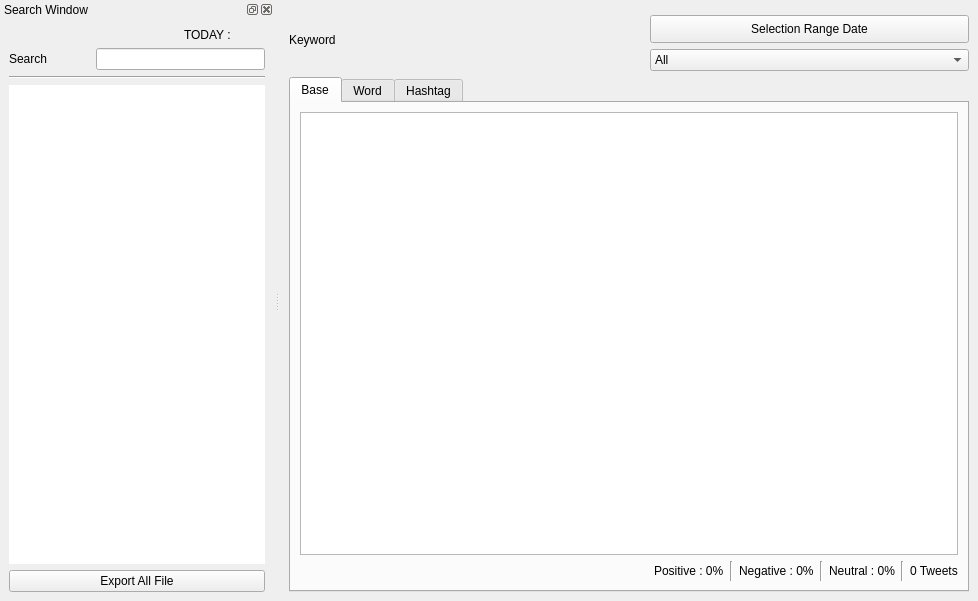
<?xml version="1.0" encoding="UTF-8"?>
<ui version="4.0">
 <class>App</class>
 <widget class="QMainWindow" name="App">
  <property name="geometry">
   <rect>
    <x>0</x>
    <y>0</y>
    <width>978</width>
    <height>601</height>
   </rect>
  </property>
  <property name="windowTitle">
   <string>Lotdak Tweety</string>
  </property>
  <property name="windowIcon">
   <iconset resource="resources.qrc">
    <normaloff>:/icons/images/icons8-document-384.png</normaloff>:/icons/images/icons8-document-384.png</iconset>
  </property>
  <widget class="QWidget" name="centralwidget">
   <layout class="QGridLayout" name="gridLayout_3">
    <item row="1" column="1">
     <widget class="QPushButton" name="seldate_btn">
      <property name="minimumSize">
       <size>
        <width>319</width>
        <height>28</height>
       </size>
      </property>
      <property name="maximumSize">
       <size>
        <width>319</width>
        <height>28</height>
       </size>
      </property>
      <property name="text">
       <string>Selection Range Date</string>
      </property>
      <property name="icon">
       <iconset resource="resources.qrc">
        <normaloff>:/icons/images/icons8-calendar-96.png</normaloff>:/icons/images/icons8-calendar-96.png</iconset>
      </property>
     </widget>
    </item>
    <item row="0" column="0" rowspan="3">
     <widget class="QLabel" name="base_label">
      <property name="styleSheet">
       <string notr="true">font: 11pt &quot;Helvetica&quot;;</string>
      </property>
      <property name="text">
       <string>Keyword</string>
      </property>
      <property name="margin">
       <number>10</number>
      </property>
     </widget>
    </item>
    <item row="2" column="1">
     <widget class="QComboBox" name="base_date_comboBox">
      <property name="minimumSize">
       <size>
        <width>319</width>
        <height>22</height>
       </size>
      </property>
      <item>
       <property name="text">
        <string>All </string>
       </property>
      </item>
     </widget>
    </item>
    <item row="3" column="0" colspan="2">
     <widget class="QTabWidget" name="mainTab">
      <property name="currentIndex">
       <number>0</number>
      </property>
      <widget class="QWidget" name="base_tab">
       <attribute name="title">
        <string>Base</string>
       </attribute>
       <layout class="QGridLayout" name="gridLayout_2">
        <item row="4" column="1">
         <layout class="QHBoxLayout" name="horizontalLayout">
          <item>
           <widget class="QLabel" name="positive_label">
            <property name="text">
             <string>Positive : 0%</string>
            </property>
           </widget>
          </item>
          <item>
           <widget class="Line" name="line_3">
            <property name="orientation">
             <enum>Qt::Vertical</enum>
            </property>
           </widget>
          </item>
          <item>
           <widget class="QLabel" name="negative_label">
            <property name="text">
             <string>Negative : 0%</string>
            </property>
           </widget>
          </item>
          <item>
           <widget class="Line" name="line_4">
            <property name="orientation">
             <enum>Qt::Vertical</enum>
            </property>
           </widget>
          </item>
          <item>
           <widget class="QLabel" name="neutal_label">
            <property name="text">
             <string>Neutral : 0%</string>
            </property>
           </widget>
          </item>
         </layout>
        </item>
        <item row="3" column="0" colspan="4">
         <widget class="QTableWidget" name="base_table">
          <property name="acceptDrops">
           <bool>true</bool>
          </property>
         </widget>
        </item>
        <item row="4" column="3" alignment="Qt::AlignRight">
         <widget class="QLabel" name="status_base_label">
          <property name="text">
           <string>0 Tweets</string>
          </property>
          <property name="margin">
           <number>5</number>
          </property>
         </widget>
        </item>
        <item row="4" column="0">
         <spacer name="horizontalSpacer">
          <property name="orientation">
           <enum>Qt::Horizontal</enum>
          </property>
          <property name="sizeHint" stdset="0">
           <size>
            <width>40</width>
            <height>20</height>
           </size>
          </property>
         </spacer>
        </item>
        <item row="4" column="2">
         <widget class="Line" name="line_2">
          <property name="orientation">
           <enum>Qt::Vertical</enum>
          </property>
         </widget>
        </item>
       </layout>
      </widget>
      <widget class="QWidget" name="word_tab">
       <attribute name="title">
        <string>Word</string>
       </attribute>
       <layout class="QGridLayout" name="gridLayout_5">
        <item row="1" column="0" colspan="2" alignment="Qt::AlignRight">
         <widget class="QLabel" name="status_word_label">
          <property name="text">
           <string>0 Words</string>
          </property>
          <property name="margin">
           <number>5</number>
          </property>
         </widget>
        </item>
        <item row="0" column="0" colspan="2">
         <widget class="QTableWidget" name="word_table"/>
        </item>
       </layout>
      </widget>
      <widget class="QWidget" name="hashtag_tab">
       <attribute name="title">
        <string>Hashtag</string>
       </attribute>
       <layout class="QGridLayout" name="gridLayout_4">
        <item row="1" column="1" alignment="Qt::AlignRight">
         <widget class="QLabel" name="status_hashtag_label">
          <property name="text">
           <string>0 Hashtags</string>
          </property>
          <property name="margin">
           <number>5</number>
          </property>
         </widget>
        </item>
        <item row="0" column="0" colspan="2">
         <widget class="QTableWidget" name="hashtag_table"/>
        </item>
       </layout>
      </widget>
     </widget>
    </item>
   </layout>
  </widget>
  <widget class="QDockWidget" name="searchWidget">
   <property name="windowTitle">
    <string>Search Window</string>
   </property>
   <attribute name="dockWidgetArea">
    <number>1</number>
   </attribute>
   <widget class="QWidget" name="dockWidgetContents">
    <layout class="QGridLayout" name="gridLayout">
     <item row="3" column="0" colspan="3">
      <widget class="Line" name="line">
       <property name="orientation">
        <enum>Qt::Horizontal</enum>
       </property>
      </widget>
     </item>
     <item row="0" column="2">
      <widget class="QLabel" name="date_label">
       <property name="text">
        <string>TODAY : </string>
       </property>
      </widget>
     </item>
     <item row="4" column="0" colspan="3">
      <widget class="QListWidget" name="SearchList">
       <property name="acceptDrops">
        <bool>false</bool>
       </property>
       <property name="frameShape">
        <enum>QFrame::NoFrame</enum>
       </property>
       <property name="dragEnabled">
        <bool>true</bool>
       </property>
       <property name="dragDropMode">
        <enum>QAbstractItemView::DragOnly</enum>
       </property>
      </widget>
     </item>
     <item row="1" column="1" colspan="2">
      <widget class="QLineEdit" name="Search_LineEdit"/>
     </item>
     <item row="1" column="0">
      <widget class="QLabel" name="label_10">
       <property name="text">
        <string>Search</string>
       </property>
      </widget>
     </item>
     <item row="5" column="0" colspan="3">
      <widget class="QPushButton" name="all_ex_btn">
       <property name="text">
        <string>Export All File</string>
       </property>
       <property name="icon">
        <iconset resource="resources.qrc">
         <normaloff>:/icons/images/icons8-save-96.png</normaloff>:/icons/images/icons8-save-96.png</iconset>
       </property>
      </widget>
     </item>
    </layout>
   </widget>
  </widget>
  <action name="actionupdate">
   <property name="icon">
    <iconset resource="resources.qrc">
     <normaloff>:/icons/images/icons8-downloading-updates-96.png</normaloff>:/icons/images/icons8-downloading-updates-96.png</iconset>
   </property>
   <property name="text">
    <string>update</string>
   </property>
  </action>
  <action name="actiondelete">
   <property name="icon">
    <iconset resource="resources.qrc">
     <normaloff>:/icons/images/icons8-delete-96.png</normaloff>:/icons/images/icons8-delete-96.png</iconset>
   </property>
   <property name="text">
    <string>delete</string>
   </property>
  </action>
 </widget>
 <resources>
  <include location="resources.qrc"/>
 </resources>
 <connections/>
</ui>
